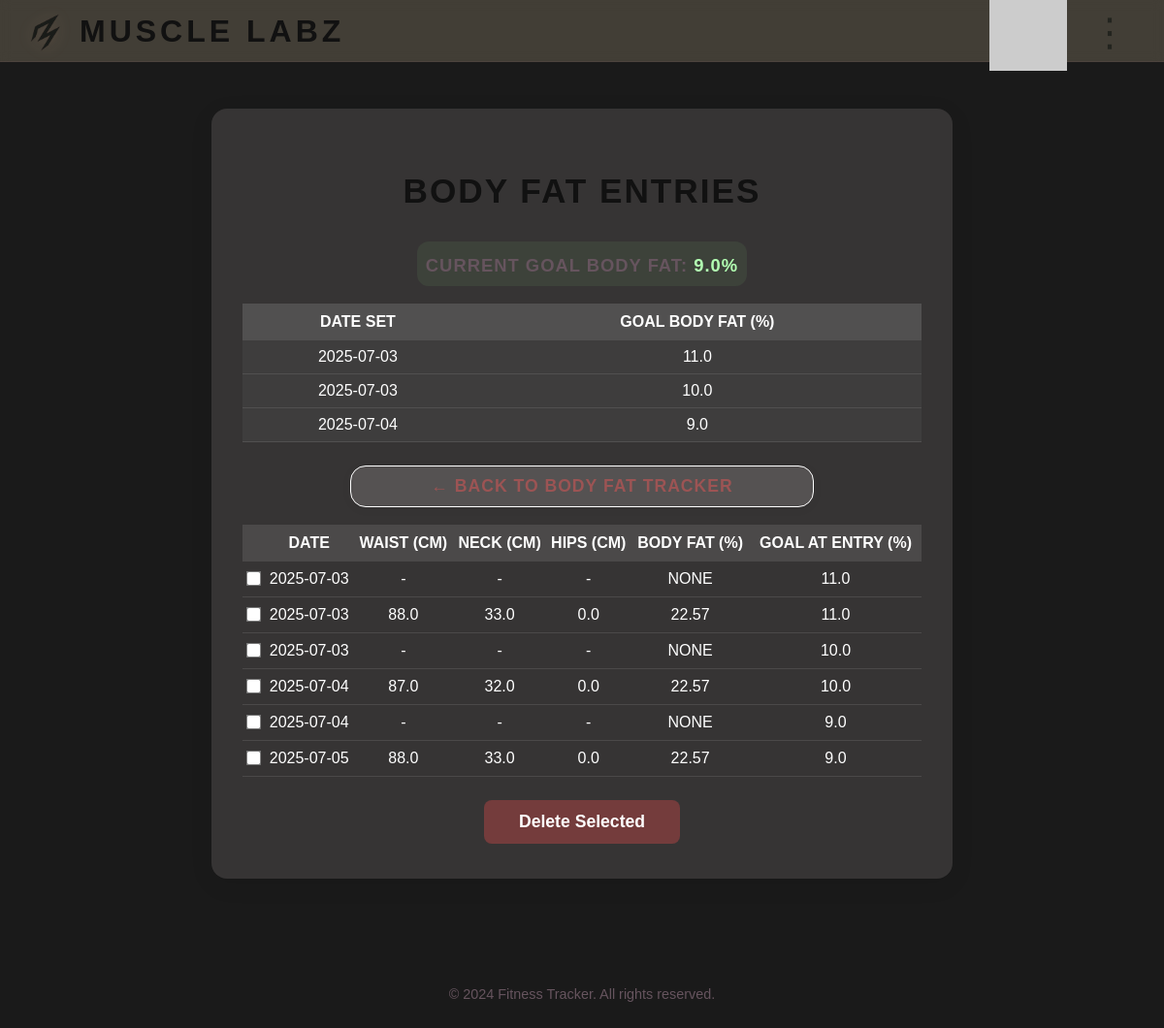
Screenshot of /bodyfat/view (signed in) with the database file from the repository.
### models.py (models this page shows)
class UserData(db.Model):
    __tablename__ = 'user_data'
    id = db.Column(db.Integer, primary_key=True)
    user_id = db.Column(db.Integer, db.ForeignKey('users.id'), nullable=False)
    name = db.Column(db.String(100), nullable=False)
    age = db.Column(db.Integer, nullable=False)
    height = db.Column(db.Float, nullable=False)
    weight = db.Column(db.Float, nullable=False)
    body_fat = db.Column(db.Float)
    gender = db.Column(db.String(20), nullable=False)
    activity_level = db.Column(db.String(100), nullable=False)
    fitness_goal = db.Column(db.String(100), nullable=False)
    goal_weight = db.Column(db.Float)
    goal_body_fat = db.Column(db.Float)
    updated_at = db.Column(db.DateTime, default=datetime.utcnow, onupdate=datetime.utcnow)

class BodyFatTracking(db.Model):
    __tablename__ = 'body_fat_tracking'
    id = db.Column(db.Integer, primary_key=True)
    user_id = db.Column(db.Integer, db.ForeignKey('users.id'), nullable=False)
    body_fat = db.Column(db.Float, nullable=False)
    goal_body_fat = db.Column(db.Float)
    date = db.Column(db.Date, default=datetime.utcnow().date)
    neck_circumference = db.Column(db.Float)
    waist_circumference = db.Column(db.Float)
    hip_circumference = db.Column(db.Float)
    created_at = db.Column(db.DateTime, default=datetime.utcnow)

### app.py (the view)
@app.route('/bodyfat/view')
@login_required
def view_bodyfat():
    user = current_user
    user_data = user.user_data  # Ensure latest user_data is loaded
    logs = BodyFatTracking.query.filter_by(user_id=user.id).order_by(BodyFatTracking.date.asc()).all()
    bodyfat_logs = []
    goal_history = []
    last_goal = None
    for log in logs:
        entry = {
            'id': log.id,
            'date': log.date.strftime('%Y-%m-%d'),
            'body_fat': float(log.body_fat) if log.body_fat is not None else None,
            'goal_body_fat': float(log.goal_body_fat) if log.goal_body_fat is not None else None,
            'waist': log.waist_circumference,
            'neck': log.neck_circumference,
            'hip': log.hip_circumference
        }
        bodyfat_logs.append(entry)
        if log.goal_body_fat is not None and log.goal_body_fat != last_goal:
            goal_history.append({'date': log.date.strftime('%Y-%m-%d'), 'value': log.goal_body_fat})
            last_goal = log.goal_body_fat
    current_goal = user_data.goal_body_fat if user_data and user_data.goal_body_fat is not None else None
    return render_template('view_bodyfat.html', bodyfat_logs=bodyfat_logs, user_data=user_data, current_goal=current_goal, goal_history=goal_history)

### app.py (called while the page is built)
def create_app(config_name='default'):
    app = Flask(__name__)
    app.config.from_object(config[config_name])
    try:
        os.makedirs(app.instance_path)
    except OSError:
        pass
    db.init_app(app)
    login_manager.init_app(app)
    login_manager.login_view = 'login'
    login_manager.login_message = 'Please log in to access this page.'
    @login_manager.user_loader
    def load_user(user_id):
        return User.query.get(int(user_id))
    return app

### templates/view_bodyfat.html (shortened to what this page needs)
{% extends 'base.html' %}
{% block body_class %}bodyfat-bg{% endblock %}
{% block content %}
<div class="page-center-wrapper">
    <div class="form-container" style="background:rgba(128,114,140,0.382);border-radius:16px;box-shadow:0 6px 24px rgba(0,0,0,0.08);padding:36px 32px;max-width:700px;margin:48px auto 32px auto;">
        <h2 style="color:#fff;font-family:'Aquire',Arial,sans-serif;letter-spacing:2px;text-align:center;">BODY FAT ENTRIES</h2>
        <div style="max-width:340px;margin:0 auto 18px auto;padding:14px 0 10px 0;background:rgba(110,165,103,0.13);border-radius:12px;text-align:center;font-weight:bold;font-size:1.15em;letter-spacing:1px;">
            Current Goal Body Fat: <span style="color:#b2ffb2;">{{ current_goal if current_goal is not none else '-' }}%</span>
        </div>
        <div style="margin-bottom:24px;">
            <table style="width:100%;border-collapse:collapse;color:#fff;background:rgba(255,255,255,0.04);">
                <thead>
                    <tr style="background:rgba(255,255,255,0.10);color:#fff;">
                        <th style="padding:10px 0;">Date Set</th>
                        <th style="padding:10px 0;">Goal Body Fat (%)</th>
                    </tr>
                </thead>
                <tbody>
                    {% for goal in goal_history %}
                    <tr style="border-bottom:1px solid rgba(255,255,255,0.10);">
                        <td style="padding:8px 0;text-align:center;">{{ goal.date }}</td>
                        <td style="padding:8px 0;text-align:center;">{{ goal.value }}</td>
                    </tr>
                    {% endfor %}
                </tbody>
            </table>
        </div>
        <a href="{{ url_for('bodyfat') }}" class="btn" style="display:block;background:rgba(255,255,255,0.08);color:rgb(156, 84, 84);border:1.2px solid #fff;padding:10px 28px;border-radius:16px;font-size:1.1em;font-family:'Aquire',Arial,sans-serif;box-shadow:0 2px 12px rgba(0,0,0,0.04);margin:0 auto 18px auto;backdrop-filter:blur(2px);transition:background 0.2s;letter-spacing:1px;width:60%;max-width:100%;text-align:center;">&#8592; Back to Body Fat Tracker</a>
        <form method="POST" action="{{ url_for('delete_bodyfat_entries') }}">
        <table style="width:100%;margin-top:18px;border-collapse:collapse;color:#fff;">
            <thead>
                <tr style="background:rgba(255,255,255,0.10);color:#fff;">
                    <th style="padding:10px 0;"></th>
                    <th style="padding:10px 0;">Date</th>
                    <th style="padding:10px 0;">Waist (cm)</th>
                    <th style="padding:10px 0;">Neck (cm)</th>
                    <th style="padding:10px 0;">Hips (cm)</th>
                    <th style="padding:10px 0;">Body Fat (%)</th>
                    <th style="padding:10px 0;">Goal at Entry (%)</th>
                </tr>
            </thead>
            <tbody>
                {% for entry in bodyfat_logs %}
                <tr style="border-bottom:1px solid rgba(255,255,255,0.10);">
                    <td style="padding:8px 0;text-align:center;"><input type="checkbox" name="bodyfat_ids" value="{{ entry.id }}" style="transform:scale(1.2);"></td>
                    <td style="padding:8px 0;text-align:center;">{{ entry.date }}</td>
                    <td style="padding:8px 0;text-align:center;">{{ entry.waist if entry.waist is not none else '-' }}</td>
                    <td style="padding:8px 0;text-align:center;">{{ entry.neck if entry.neck is not none else '-' }}</td>
                    <td style="padding:8px 0;text-align:center;">{{ entry.hip if entry.hip is not none else '-' }}</td>
                    <td style="padding:8px 0;text-align:center;">{{ entry.body_fat }}</td>
                    <td style="padding:8px 0;text-align:center;">{{ entry.goal_body_fat if entry.goal_body_fat is not none else '-' }}</td>
                </tr>
                {% endfor %}
            </tbody>
        </table>
        <button type="submit" style="margin:24px auto 0 auto;display:block;background:rgb(116,60,60);color:white;font-weight:bold;padding:12px 36px;border:none;border-radius:8px;font-size:1.1em;">Delete Selected</button>
        </form>
    </div>
</div>
{% endblock %}

### static/css/style.css (style rules this page uses)
body, html { margin: 0; padding: 0; min-height: 100vh; height: auto; font-family: 'AquireLight', 'Aquire', Arial, sans-serif; background: var(--main-bg); color: var(--accent1); text-transform: uppercase; scroll-behavior: smooth; scrollbar-width: none; -ms-overflow-style: none; }
body.login-bg, html.login-bg, body.dashboard-bg, html.dashboard-bg, body.basic-info-bg, html.basic-info-bg, body.home-bg, .home-bg, html.home-bg, body.analytics-bg, body.workout-bg, body.hydration-bg, html.hydration-bg, body.weight-bg, html.weight-bg, body.bodyfat-bg, html.bodyfat-bg { background-color: #1a1a1a; background-repeat: no-repeat; background-position: center center; background-size: cover; min-height: 100vh; }
.bodyfat-bg, body.bodyfat-bg, html.bodyfat-bg { background-image: url('/static/images/background7.png'); }
.page-center-wrapper { width: 100vw; min-height: 100vh; display: flex; flex-direction: column; align-items: center; justify-content: flex-start; box-sizing: border-box; padding-top: 32px; }
.form-container { background: #615d5d66 !important; backdrop-filter: blur(6px); -webkit-backdrop-filter: blur(6px); box-shadow: 0 4px 24px rgba(102,84,94,0.10); border-radius: 18px; padding: 2.5rem 2rem 2rem 2rem; width: 100%; max-width: 400px; text-align: center; font-family: 'AquireLight', Arial, sans-serif; margin-top: 16px; }
.form-container h2 { color: #111; font-size: 2.2em; font-weight: 900; margin-bottom: 2rem; text-transform: uppercase; letter-spacing: 2px; }
.btn { font-family: 'Aquire', Arial, sans-serif; display: inline-block; padding: 14px 32px; font-size: 1.2em; color: #fff; background: linear-gradient(135deg, #aa6f73 0%, #8b5a5a 100%); border: none; border-radius: 8px; text-decoration: none; font-weight: 900; cursor: pointer; transition: all 0.2s ease; text-transform: uppercase; letter-spacing: 1px; box-shadow: 0 4px 12px rgba(170,111,115,0.30); }
.form-container a { color: #aa6f73; text-decoration: none; font-weight: 700; transition: color 0.2s; }
:root { --main-bg: #2c2c2c; --accent1: #66545e; --accent2: #aa6f73; --accent3: #8b5a5a; --theme1: #141514; --theme2: #23241f; --theme3: #3e3c32; --theme4: #584b3e; --theme5: #766257; }
label, .form-container h2, .basic-info-container h2, .dashboard-container h2, .dashboard-container h3 { color: #111 !important; }
.btn, .modern-button, .welcome-btn { transition: all 0.2s ease; }

### rows the page displays
UserData: goal_body_fat "9.0"
BodyFatTracking: date "2025-07-03", value "11.0", waist "-", neck "-", hip "-", body_fat "NONE", goal_body_fat "11.0"
BodyFatTracking: date "2025-07-03", value "10.0", waist "-", neck "-", hip "-", body_fat "NONE", goal_body_fat "10.0"
BodyFatTracking: date "2025-07-04", value "9.0", waist "-", neck "-", hip "-", body_fat "NONE", goal_body_fat "9.0"
BodyFatTracking: date "2025-07-03", waist_circumference "88.0", neck_circumference "33.0", hip_circumference "0.0", body_fat "22.57", goal_body_fat "11.0"
BodyFatTracking: date "2025-07-04", waist_circumference "87.0", neck_circumference "32.0", hip_circumference "0.0", body_fat "22.57", goal_body_fat "10.0"
BodyFatTracking: date "2025-07-05", waist_circumference "88.0", neck_circumference "33.0", hip_circumference "0.0", body_fat "22.57", goal_body_fat "9.0"
